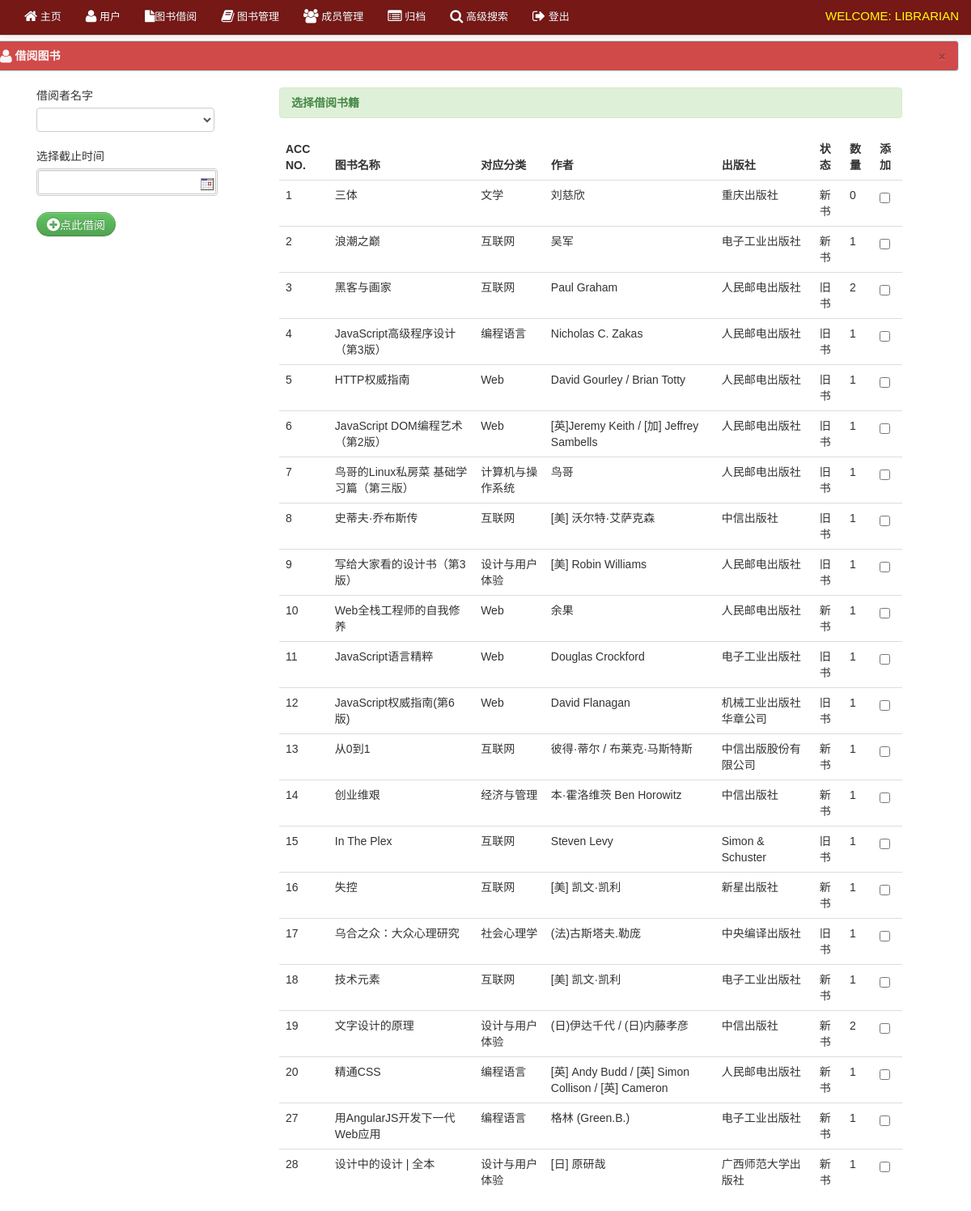
The page /librarian/borrow.php (signed in) on the database its author committed.
### tables this page shows
CREATE TABLE IF NOT EXISTS `book` (
  `book_id` int(11) NOT NULL,
  `book_title` varchar(100) NOT NULL,
  `category_id` int(50) NOT NULL,
  `author` varchar(50) NOT NULL,
  `book_copies` int(11) NOT NULL,
  `book_pub` varchar(100) NOT NULL,
  `publisher_name` varchar(100) NOT NULL,
  `isbn` varchar(50) NOT NULL,
  `copyright_year` int(11) NOT NULL,
  `date_receive` varchar(20) NOT NULL,
  `date_added` datetime NOT NULL,
  `status` varchar(30) NOT NULL
);

CREATE TABLE IF NOT EXISTS `category` (
  `category_id` int(11) NOT NULL,
  `classname` varchar(50) DEFAULT NULL
);

### librarian/borrow.php (the view, shortened to what this page needs)
<?php include('header.php'); ?>
<?php include('navbar_borrow.php'); ?>
<div class="container">
  <div class="margin-top">
    <div class="row">
      <div class="alert alert-info">
        <button type="button" class="close" data-dismiss="alert">&times;</button>
        <strong>
          <i class="icon-user icon-large"></i>&nbsp;借阅图书</strong>
      </div>
      <div class="span12">
        <form method="post" action="borrow_save.php">
          <div class="span3">
            <div class="control-group">
              <label class="control-label" for="inputEmail">借阅者名字</label>
              <div class="controls">
                <select name="member_id" class="chzn-select" required/>
                <option></option>
            </div>
          </div>
          <div class="control-group">
            <label class="control-label" for="inputEmail">选择截止时间</label>
            <div class="controls">
              <input type="text" class="w8em format-d-m-y highlight-days-67 range-low-today" name="due_date" id="sd" maxlength="10" style="border: 3px double #CCCCCC;" required/>
            </div>
          </div>
          <div class="control-group">
            <div class="controls">
              <button name="delete_student" class="btn btn-success">
                <i class="icon-plus-sign icon-large"></i>点此借阅</button>
            </div>
          </div>
        </div>
        <div class="span8">
          <div class="alert alert-success">
            <strong>选择借阅书籍</strong>
          </div>
          <table cellpadding="0" cellspacing="0" border="0" class="table" id="example">
            <thead>
              <tr>
                <th>Acc No.</th>
                <th>图书名称</th>
                <th>对应分类</th>
                <th>作者</th>
                <th>出版社</th>
                <th>状态</th>
                <th>数量</th>
                <th>添加</th>
              </tr>
            </thead>
            <tbody>
              <?php $user_query=mysql_query("select * from book where status != 'Archive' ")or die(mysql_error());
              while($row=mysql_fetch_array($user_query)){ $id=$row['book_id'];
             $cat_id=$row['category_id']; $book_copies = $row['book_copies'];
             $cat_query = mysql_query("select * from category where category_id = '$cat_id'")or die(mysql_error());
             $cat_row = mysql_fetch_array($cat_query);
             $borrow_details = mysql_query("select * from borrowdetails where book_id = '$id' and borrow_status = 'pending'");
             $count = mysql_num_rows($borrow_details);
             $total = $book_copies - $count; ?>
              <tr class="del<?php echo $id ?>">
                <td><?php echo $row['book_id']; ?></td>
                <td><?php echo $row['book_title']; ?></td>
                <td><?php echo $cat_row ['classname']; ?>
                </td>
                <td><?php echo $row['author']; ?>
                </td>
                <td><?php echo $row['publisher_name']; ?></td>
                <td width=""><?php echo $row['status']; ?></td>
                <td><?php echo $total; ?></td>
                <td width="20">
                  <input id="" class="uniform_on" name="selector[]" type="checkbox" value="<?php echo $id; ?>">
                </td>
              </tr>
              <?php  }  ?>
            </tbody>
          </table>
        </form>
      </div>
    </div>
  </div>
</div>
<?php include('footer.php') ?>

### librarian/css/docs.css (style rules this page uses)
body { font-family:'TR Century Gothic',Helvetica,Arial,sans-serif !important; }
.btn { border-radius: 25px !important; }
.alert { text-shadow: none; }
th { text-transform:uppercase; }
.margin-top { margin-top:50px; }
body { background: url(../img/grid_noise.png); position: relative; }

### librarian/css/print.css (style rules this page uses)
th { text-align:left; }
td { text-align:left; border-top:1px solid; padding:2px; }
.btn { display:none; }
.alert { display:none; }
body { font-family:arial; font-size:13px; }

### rows shown on the page
book: book_id "1", book_title "三体", category.classname "文学", author "刘慈欣", publisher_name "重庆出版社", status "新书", book_copies "0"
book: book_id "2", book_title "浪潮之巅", category.classname "互联网", author "吴军", publisher_name "电子工业出版社", status "新书", book_copies "1"
book: book_id "3", book_title "黑客与画家", category.classname "互联网", author "Paul Graham", publisher_name "人民邮电出版社", status "旧书", book_copies "2"
book: book_id "4", book_title "JavaScript高级程序设计（第3版）", category.classname "编程语言", author "Nicholas C. Zakas", publisher_name "人民邮电出版社", status "旧书", book_copies "1"
book: book_id "5", book_title "HTTP权威指南", category.classname "Web", author "David Gourley / Brian Totty", publisher_name "人民邮电出版社", status "旧书", book_copies "1"
book: book_id "6", book_title "JavaScript DOM编程艺术 （第2版）", category.classname "Web", author "[英]Jeremy Keith / [加] Jeffrey Sambells", publisher_name "人民邮电出版社", status "旧书", book_copies "1"
book: book_id "7", book_title "鸟哥的Linux私房菜 基础学习篇（第三版）", category.classname "计算机与操作系统", author "鸟哥", publisher_name "人民邮电出版社", status "旧书", book_copies "1"
book: book_id "8", book_title "史蒂夫·乔布斯传", category.classname "互联网", author "[美] 沃尔特·艾萨克森", publisher_name "中信出版社", status "旧书", book_copies "1"
book: book_id "9", book_title "写给大家看的设计书（第3版）", category.classname "设计与用户体验", author "[美] Robin Williams", publisher_name "人民邮电出版社", status "旧书", book_copies "1"
book: book_id "10", book_title "Web全栈工程师的自我修养", category.classname "Web", author "余果", publisher_name "人民邮电出版社", status "新书", book_copies "1"
book: book_id "11", book_title "JavaScript语言精粹", category.classname "Web", author "Douglas Crockford", publisher_name "电子工业出版社", status "旧书", book_copies "1"
book: book_id "12", book_title "JavaScript权威指南(第6版)", category.classname "Web", author "David Flanagan", publisher_name "机械工业出版社华章公司", status "旧书", book_copies "1"
book: book_id "13", book_title "从0到1", category.classname "互联网", author "彼得·蒂尔 / 布莱克·马斯特斯", publisher_name "中信出版股份有限公司", status "新书", book_copies "1"
book: book_id "14", book_title "创业维艰", category.classname "经济与管理", author "本·霍洛维茨 Ben Horowitz", publisher_name "中信出版社", status "新书", book_copies "1"
book: book_id "15", book_title "In The Plex", category.classname "互联网", author "Steven Levy", publisher_name "Simon & Schuster", status "旧书", book_copies "1"
book: book_id "16", book_title "失控", category.classname "互联网", author "[美] 凯文·凯利", publisher_name "新星出版社", status "新书", book_copies "1"
book: book_id "17", book_title "乌合之众：大众心理研究", category.classname "社会心理学", author "(法)古斯塔夫.勒庞", publisher_name "中央编译出版社", status "旧书", book_copies "1"
book: book_id "18", book_title "技术元素", category.classname "互联网", author "[美] 凯文·凯利", publisher_name "电子工业出版社", status "新书", book_copies "1"
book: book_id "19", book_title "文字设计的原理", category.classname "设计与用户体验", author "(日)伊达千代 / (日)内藤孝彦", publisher_name "中信出版社", status "新书", book_copies "2"
book: book_id "20", book_title "精通CSS", category.classname "编程语言", author "[英] Andy Budd / [英] Simon Collison / [英] Cameron", publisher_name "人民邮电出版社", status "新书", book_copies "1"
book: book_id "27", book_title "用AngularJS开发下一代Web应用", category.classname "编程语言", author "格林 (Green.B.)", publisher_name "电子工业出版社", status "新书", book_copies "1"
book: book_id "28", book_title "设计中的设计 | 全本", category.classname "设计与用户体验", author "[日] 原研哉", publisher_name "广西师范大学出版社", status "新书", book_copies "1"
